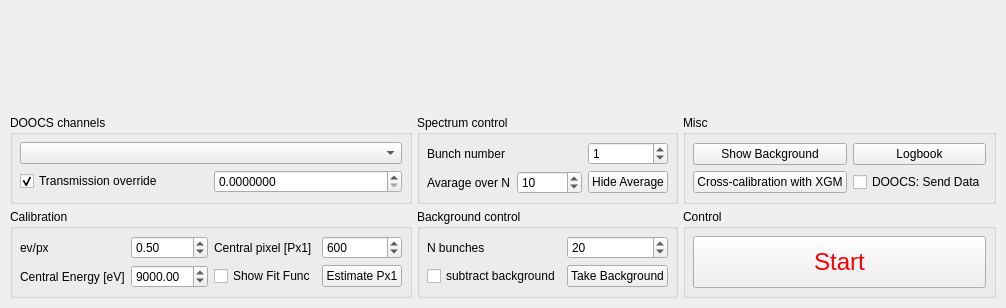
      <widget class="QWidget" name="tab">
       <attribute name="title">
        <string>Main</string>
       </attribute>
       <layout class="QGridLayout" name="gridLayout_10">
        <property name="leftMargin">
         <number>10</number>
        </property>
        <property name="topMargin">
         <number>10</number>
        </property>
        <property name="rightMargin">
         <number>10</number>
        </property>
        <property name="bottomMargin">
         <number>10</number>
        </property>
        <property name="spacing">
         <number>5</number>
        </property>
        <item row="1" column="1">
         <widget class="QGroupBox" name="groupBox_4">
          <property name="sizePolicy">
           <sizepolicy hsizetype="Expanding" vsizetype="Preferred">
            <horstretch>0</horstretch>
            <verstretch>0</verstretch>
           </sizepolicy>
          </property>
          <property name="title">
           <string>Spectrum control</string>
          </property>
          <layout class="QGridLayout" name="gridLayout_9">
           <property name="leftMargin">
            <number>7</number>
           </property>
           <property name="topMargin">
            <number>7</number>
           </property>
           <property name="rightMargin">
            <number>7</number>
           </property>
           <property name="bottomMargin">
            <number>7</number>
           </property>
           <item row="0" column="0">
            <layout class="QGridLayout" name="gridLayout_8">
             <item row="0" column="0">
              <widget class="QLabel" name="lb_bnumber">
               <property name="text">
                <string>Bunch number</string>
               </property>
              </widget>
             </item>
             <item row="1" column="0">
              <widget class="QLabel" name="label">
               <property name="text">
                <string>Avarage over N</string>
               </property>
              </widget>
             </item>
             <item row="1" column="1">
              <widget class="QDoubleSpinBox" name="sb_av_nbunch">
               <property name="locale">
                <locale language="English" country="UnitedStates"/>
               </property>
               <property name="decimals">
                <number>0</number>
               </property>
               <property name="minimum">
                <double>1.000000000000000</double>
               </property>
               <property name="maximum">
                <double>10000.000000000000000</double>
               </property>
               <property name="singleStep">
                <double>10.000000000000000</double>
               </property>
               <property name="value">
                <double>10.000000000000000</double>
               </property>
              </widget>
             </item>
             <item row="1" column="2">
              <widget class="QPushButton" name="pb_hide_average">
               <property name="text">
                <string>Hide Average</string>
               </property>
              </widget>
             </item>
             <item row="0" column="2">
              <widget class="QDoubleSpinBox" name="sb_bnumber">
               <property name="locale">
                <locale language="English" country="UnitedStates"/>
               </property>
               <property name="decimals">
                <number>0</number>
               </property>
               <property name="maximum">
                <double>1000.000000000000000</double>
               </property>
               <property name="value">
                <double>1.000000000000000</double>
               </property>
              </widget>
             </item>
            </layout>
           </item>
          </layout>
         </widget>
        </item>
        <item row="2" column="0">
         <widget class="QGroupBox" name="groupBox_2">
          <property name="sizePolicy">
           <sizepolicy hsizetype="Expanding" vsizetype="Minimum">
            <horstretch>0</horstretch>
            <verstretch>0</verstretch>
           </sizepolicy>
          </property>
          <property name="title">
           <string>Calibration</string>
          </property>
          <layout class="QGridLayout" name="gridLayout_4">
           <property name="leftMargin">
            <number>7</number>
           </property>
           <property name="topMargin">
            <number>7</number>
           </property>
           <property name="rightMargin">
            <number>7</number>
           </property>
           <property name="bottomMargin">
            <number>7</number>
           </property>
           <item row="0" column="0">
            <layout class="QGridLayout" name="gridLayout_3">
             <item row="1" column="1">
              <widget class="QDoubleSpinBox" name="sb_E0">
               <property name="locale">
                <locale language="English" country="UnitedStates"/>
               </property>
               <property name="maximum">
                <double>24000.000000000000000</double>
               </property>
               <property name="value">
                <double>9000.000000000000000</double>
               </property>
              </widget>
             </item>
             <item row="0" column="2">
              <widget class="QLabel" name="label_4">
               <property name="text">
                <string>Central pixel [Px1]</string>
               </property>
              </widget>
             </item>
             <item row="1" column="0">
              <widget class="QLabel" name="label_3">
               <property name="text">
                <string>Central Energy [eV]</string>
               </property>
              </widget>
             </item>
             <item row="0" column="3">
              <widget class="QDoubleSpinBox" name="sb_px1">
               <property name="locale">
                <locale language="English" country="UnitedStates"/>
               </property>
               <property name="decimals">
                <number>0</number>
               </property>
               <property name="maximum">
                <double>1280.000000000000000</double>
               </property>
               <property name="value">
                <double>600.000000000000000</double>
               </property>
              </widget>
             </item>
             <item row="0" column="0">
              <widget class="QLabel" name="label_2">
               <property name="text">
                <string>ev/px</string>
               </property>
              </widget>
             </item>
             <item row="0" column="1">
              <widget class="QDoubleSpinBox" name="sb_ev_px">
               <property name="locale">
                <locale language="English" country="UnitedStates"/>
               </property>
               <property name="singleStep">
                <double>0.100000000000000</double>
               </property>
               <property name="value">
                <double>0.500000000000000</double>
               </property>
              </widget>
             </item>
             <item row="1" column="3">
              <widget class="QPushButton" name="pb_estim_px1">
               <property name="text">
                <string>Estimate Px1</string>
               </property>
              </widget>
             </item>
             <item row="1" column="2">
              <widget class="QCheckBox" name="chb_show_fit">
               <property name="text">
                <string>Show Fit Func</string>
               </property>
              </widget>
             </item>
            </layout>
           </item>
          </layout>
         </widget>
        </item>
        <item row="2" column="2">
         <widget class="QGroupBox" name="groupBox_5">
          <property name="sizePolicy">
           <sizepolicy hsizetype="Minimum" vsizetype="Preferred">
            <horstretch>0</horstretch>
            <verstretch>0</verstretch>
           </sizepolicy>
          </property>
          <property name="minimumSize">
           <size>
            <width>290</width>
            <height>0</height>
           </size>
          </property>
          <property name="title">
           <string>Control</string>
          </property>
          <layout class="QGridLayout" name="gridLayout_12">
           <property name="leftMargin">
            <number>7</number>
           </property>
           <property name="topMargin">
            <number>7</number>
           </property>
           <property name="rightMargin">
            <number>7</number>
           </property>
           <property name="bottomMargin">
            <number>7</number>
           </property>
           <item row="0" column="0">
            <layout class="QGridLayout" name="gridLayout_11">
             <item row="0" column="0" colspan="2">
              <widget class="QPushButton" name="pb_start">
               <property name="sizePolicy">
                <sizepolicy hsizetype="Expanding" vsizetype="Preferred">
                 <horstretch>0</horstretch>
                 <verstretch>0</verstretch>
                </sizepolicy>
               </property>
               <property name="styleSheet">
                <string notr="true">color: rgb(255, 0, 0); font-size: 18pt;</string>
               </property>
               <property name="text">
                <string>Start</string>
               </property>
               <property name="shortcut">
                <string>Space</string>
               </property>
              </widget>
             </item>
            </layout>
           </item>
          </layout>
         </widget>
        </item>
        <item row="2" column="1">
         <widget class="QGroupBox" name="groupBox_3">
          <property name="sizePolicy">
           <sizepolicy hsizetype="Expanding" vsizetype="Minimum">
            <horstretch>0</horstretch>
            <verstretch>0</verstretch>
           </sizepolicy>
          </property>
          <property name="title">
           <string>Background control</string>
          </property>
          <layout class="QGridLayout" name="gridLayout_7">
           <property name="leftMargin">
            <number>7</number>
           </property>
           <property name="topMargin">
            <number>7</number>
           </property>
           <property name="rightMargin">
            <number>7</number>
           </property>
           <property name="bottomMargin">
            <number>7</number>
           </property>
           <item row="0" column="0">
            <layout class="QGridLayout" name="gridLayout_5">
             <item row="1" column="2">
              <widget class="QPushButton" name="pb_background">
               <property name="text">
                <string>Take Background</string>
               </property>
              </widget>
             </item>
             <item row="0" column="2">
              <widget class="QDoubleSpinBox" name="sb_nbunch_back">
               <property name="locale">
                <locale language="English" country="UnitedStates"/>
               </property>
               <property name="decimals">
                <number>0</number>
               </property>
               <property name="value">
                <double>20.000000000000000</double>
               </property>
              </widget>
             </item>
             <item row="1" column="1">
              <widget class="QCheckBox" name="chb_a">
               <property name="text">
                <string>subtract background</string>
               </property>
              </widget>
             </item>
             <item row="0" column="1">
              <widget class="QLabel" name="label_5">
               <property name="text">
                <string>N bunches</string>
               </property>
              </widget>
             </item>
            </layout>
           </item>
          </layout>
         </widget>
        </item>
        <item row="0" column="2">
         <widget class="QWidget" name="widget_2" native="true">
          <property name="sizePolicy">
           <sizepolicy hsizetype="Minimum" vsizetype="Preferred">
            <horstretch>0</horstretch>
            <verstretch>0</verstretch>
           </sizepolicy>
          </property>
          <property name="minimumSize">
           <size>
            <width>250</width>
            <height>0</height>
           </size>
          </property>
          <property name="maximumSize">
           <size>
            <width>400</width>
            <height>16777215</height>
           </size>
          </property>
         </widget>
        </item>
        <item row="1" column="0">
         <widget class="QGroupBox" name="groupBox">
          <property name="sizePolicy">
           <sizepolicy hsizetype="Expanding" vsizetype="Minimum">
            <horstretch>0</horstretch>
            <verstretch>0</verstretch>
           </sizepolicy>
          </property>
          <property name="title">
           <string>DOOCS channels</string>
          </property>
          <layout class="QGridLayout" name="gridLayout_2">
           <property name="leftMargin">
            <number>7</number>
           </property>
           <property name="topMargin">
            <number>7</number>
           </property>
           <property name="rightMargin">
            <number>7</number>
           </property>
           <property name="bottomMargin">
            <number>7</number>
           </property>
           <item row="0" column="0">
            <layout class="QGridLayout" name="gridLayout">
             <item row="1" column="4">
              <widget class="QDoubleSpinBox" name="sb_transmission">
               <property name="locale">
                <locale language="English" country="UnitedStates"/>
               </property>
               <property name="decimals">
                <number>7</number>
               </property>
               <property name="maximum">
                <double>1.000000000000000</double>
               </property>
               <property name="singleStep">
                <double>0.001000000000000</double>
               </property>
              </widget>
             </item>
             <item row="0" column="3" colspan="2">
              <widget class="QComboBox" name="combo_hirex"/>
             </item>
             <item row="1" column="3">
              <widget class="QCheckBox" name="sb_transmission_override">
               <property name="enabled">
                <bool>true</bool>
               </property>
               <property name="text">
                <string>Transmission override</string>
               </property>
               <property name="checked">
                <bool>true</bool>
               </property>
              </widget>
             </item>
            </layout>
           </item>
          </layout>
         </widget>
        </item>
        <item row="0" column="0" colspan="2">
         <widget class="QWidget" name="widget" native="true">
          <property name="sizePolicy">
           <sizepolicy hsizetype="Expanding" vsizetype="Expanding">
            <horstretch>2</horstretch>
            <verstretch>0</verstretch>
           </sizepolicy>
          </property>
          <property name="minimumSize">
           <size>
            <width>100</width>
            <height>100</height>
           </size>
          </property>
         </widget>
        </item>
        <item row="1" column="2">
         <widget class="QGroupBox" name="groupBox_6">
          <property name="sizePolicy">
           <sizepolicy hsizetype="Minimum" vsizetype="Preferred">
            <horstretch>0</horstretch>
            <verstretch>0</verstretch>
           </sizepolicy>
          </property>
          <property name="minimumSize">
           <size>
            <width>290</width>
            <height>0</height>
           </size>
          </property>
          <property name="title">
           <string>Misc</string>
          </property>
          <layout class="QGridLayout" name="gridLayout_14">
           <property name="leftMargin">
            <number>7</number>
           </property>
           <property name="topMargin">
            <number>7</number>
           </property>
           <property name="rightMargin">
            <number>7</number>
           </property>
           <property name="bottomMargin">
            <number>7</number>
           </property>
           <item row="0" column="0">
            <layout class="QGridLayout" name="gridLayout_13">
             <item row="0" column="1">
              <widget class="QPushButton" name="pb_logbook">
               <property name="text">
                <string>Logbook</string>
               </property>
               <property name="shortcut">
                <string>Ctrl+P</string>
               </property>
              </widget>
             </item>
             <item row="0" column="0">
              <widget class="QPushButton" name="pb_hide_show_backplot">
               <property name="text">
                <string>Show Background</string>
               </property>
              </widget>
             </item>
             <item row="1" column="0">
              <widget class="QPushButton" name="pb_cross_calib">
               <property name="text">
                <string>Cross-calibration with XGM</string>
               </property>
              </widget>
             </item>
             <item row="1" column="1">
              <widget class="QCheckBox" name="cb_doocs_send_data">
               <property name="text">
                <string>DOOCS: Send Data</string>
               </property>
              </widget>
             </item>
            </layout>
           </item>
          </layout>
         </widget>
        </item>
       </layout>
      </widget>
